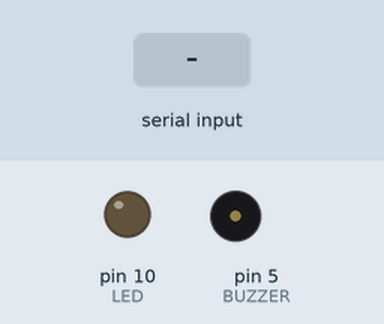
Recording of a sketch running on a simulated Arduino Uno, built with avr-gcc and run on an emulated ATmega328P. On the bench: output pins drawn as LEDs (lit = HIGH), buzzer (waves = sounding). Inputs (shaded band) come from the test bench.

Above: at 1.2 s.
1.3 s: byte 30 received over Serial
At 2.4 s:
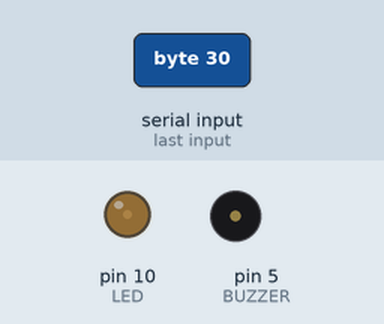
2.9 s: byte 90 received over Serial
At 3.6 s:
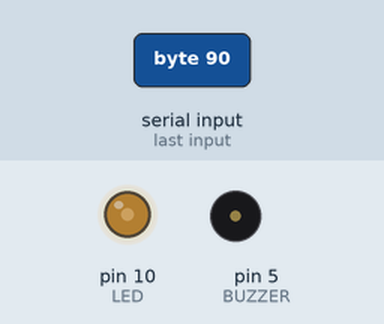
Timing chart, 0 to 5.9 s (numbered marks = the images above; inputs shaded):
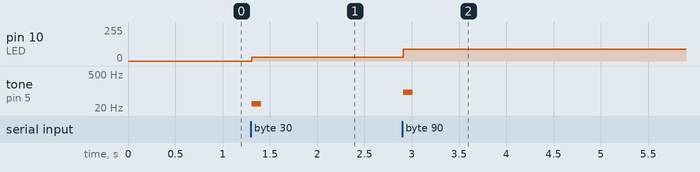

Measured:
- after the input at 1.3 s, pin 10 (LED): 0/255 → 30/255 at once; tone on pin 5 (BUZZER): silent → 30 Hz at once, → silent 0.10 s later
- after the input at 2.9 s, pin 10 (LED): 30/255 → 90/255 at once; tone on pin 5 (BUZZER): silent → 90 Hz at once, → silent 0.10 s later

The sketch:

ss8_arduino.ino
```cpp
const int BUZZER = 5;
const int LED = 10;
int val = 0;

void setup()
{
  pinMode(BUZZER, OUTPUT);
  pinMode(LED, INPUT);
  Serial.begin (9600);
}

void loop()
{
  if (Serial.available())
  {
    val = Serial.read();
    delay (10);

    analogWrite(LED, val);
    tone (BUZZER, val, 100);
    delay (1);
  }
}
```
